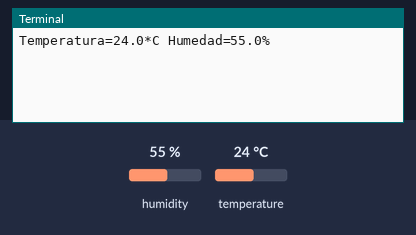
This program was run on a simulated Raspberry Pi (BCM pin numbers). Parts: the last lines printed to the terminal. The test bench sets the inputs (shaded band); at power-on: humidity 55 %, temperature 24 °C.

Above: at 1.2 s.
1.3 s: humidity set to 22 %
At 3.9 s:
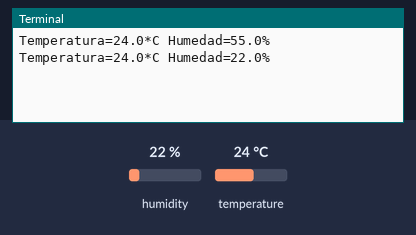
4.3 s: temperature set to 12 °C
At 5.1 s:
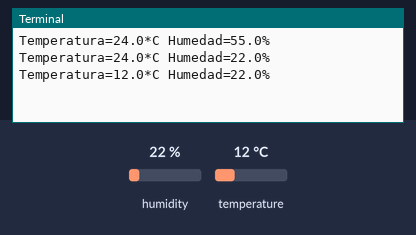
7.3 s: humidity set to 40 %
At 9.9 s:
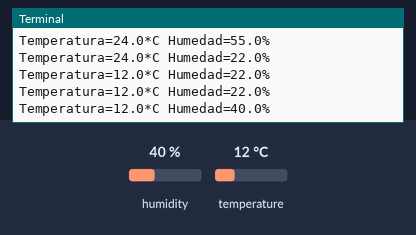
Timing chart, 0 to 11.4 s (numbered marks = the images above; inputs shaded):
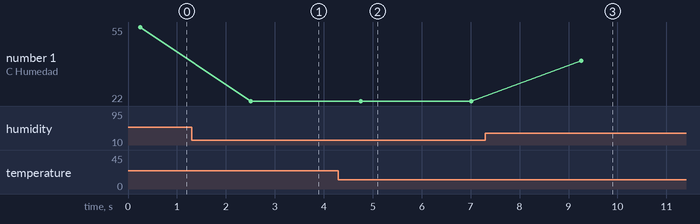

Measured:
- after the input at 1.3 s, the terminal: prints a new line after 1.2 s (image 1)
- after the input at 4.3 s, the terminal: prints a new line after 0.46 s (image 2)
- after the input at 7.3 s, the terminal: prints a new line after 2.0 s (image 3)
- plotted number 1: 55 → 22 after the input at 1.3 s, 22 → 40 after the input at 7.3 s

The program:

temperatura.py
```python
#de frente
#pin 1 -> 3.3v
#pin 2 -> GPIO23(pin 16)
#pin 2 -> 10Kohm -> 3.3v
#pin 3 -> nada
#pin 4 -> GND

import board
import adafruit_dht
import time

dht = adafruit_dht.DHT22(board.D23)

while True:
    try:
        print("Temperatura={0:0.1f}*C Humedad={1:0.1f}%".format(dht.temperature, dht.humidity))
    except Exception as err:
        print("Error:", err)
    time.sleep(2.0)
```
